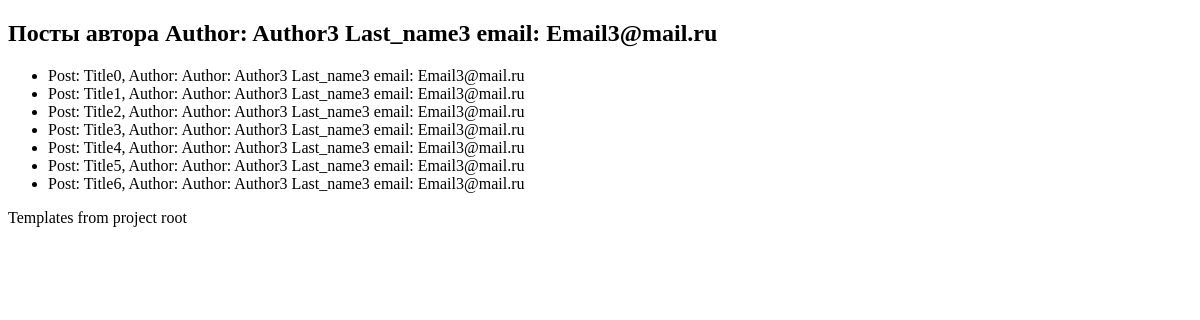
Page /third/author_post/3/ on the earlier database version.
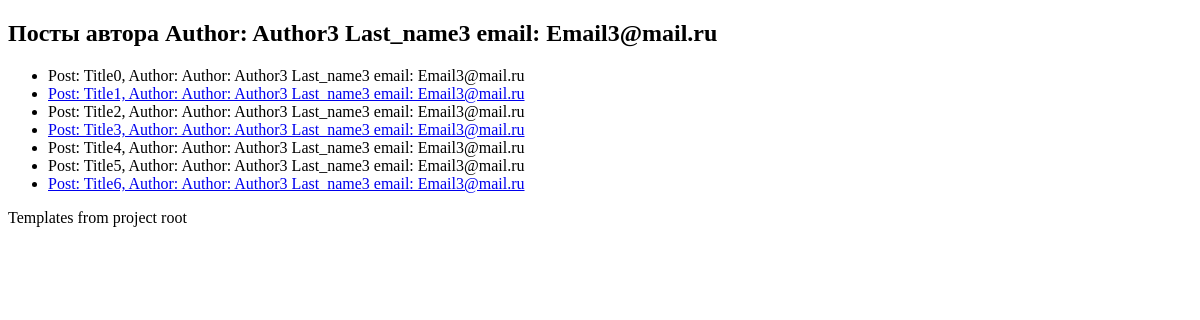
Same page on the later database version.
### secondapp/models.py (models this page shows, shortened)
class Author(models.Model):
    name = models.CharField(max_length=100)
    last_name = models.CharField(max_length=100)
    email = models.EmailField()
    biography = models.TextField()
    birthday = models.DateField()
    def __str__(self):
        return f"Author: {self.name} {self.last_name} email: {self.email}"

class Post(models.Model):
    title = models.CharField(max_length=200)
    content = models.TextField()
    publish_date = models.DateTimeField(auto_now_add=True)
    author = models.ForeignKey(Author, on_delete=models.CASCADE)
    category = models.CharField(max_length=100)
    views = models.IntegerField(default=0)
    is_published = models.BooleanField(default=False)
    def __str__(self):
        return f'Post: {self.title}, Author: {self.author}'

### thirdapp/views.py (the view)
# urls.py: path('author_post/<int:author_id>/', author_post, name='author_post'),
def author_post(request, author_id):
    author = Author.objects.get(id=author_id)
    posts = Post.objects.filter(author=author)
    context = {'author': author, 'posts': posts}
    return render(request, 'thirdapp/author_post.html', context=context)

### thirdapp/templates/thirdapp/author_post.html (shortened to what this page needs)
{% extends 'base.html' %}
{% block content %}
<H2>Посты автора {{author}}</H2>
<ul>
    {% for post in posts %}
        {% if post.is_published %}
            <li><a href="{% url 'post_view' post_id=post.pk %}">{{ post }}</a></li>
        {% else %}
            <li>   {{ post }} </li>
        {% endif %}
    {% endfor %}
</ul>
{% endblock %}

### templates/base.html (shortened to what this page needs)
<!DOCTYPE html>
<html lang="ru">
<head>
</head>
<body>
{% block content %}{% endblock %}
<footer>Templates from project root</footer>
</body>
</html>

Differences in the rows shown:
changed Post "Post: Title1, Author: Author: Author3 Last_name3 email: Email3@mail.ru": is_published False → True (drawn)
changed Post "Post: Title3, Author: Author: Author3 Last_name3 email: Email3@mail.ru": is_published False → True (drawn)
changed Post "Post: Title6, Author: Author: Author3 Last_name3 email: Email3@mail.ru": is_published False → True (drawn)
